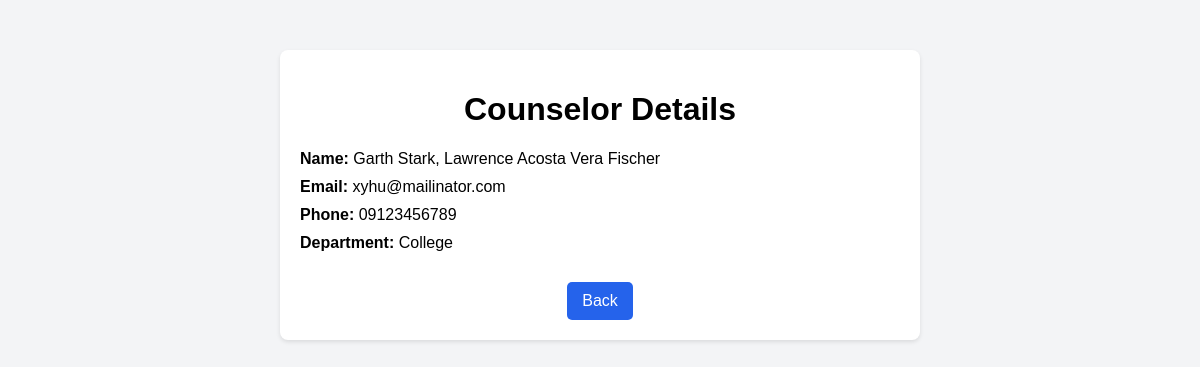
The app's page /HG/Counselors/viewcounsel.php?c_id=1, older data.
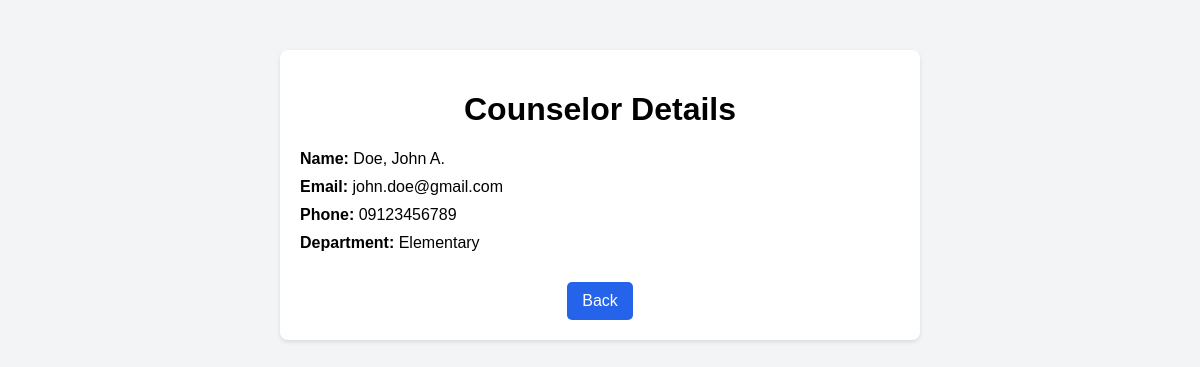
The same page, newer data.
### tables this page shows
CREATE TABLE `counselors` (
  `c_id` int(11) NOT NULL,
  `u_id` int(11) NOT NULL,
  `lname` varchar(50) NOT NULL,
  `fname` varchar(50) NOT NULL,
  `mname` varchar(50) DEFAULT NULL,
  `contact_num` varchar(15) NOT NULL,
  `email` varchar(100) NOT NULL,
  `c_level` varchar(20) NOT NULL,
  `c_image` varchar(225) NOT NULL
);

### HG/Counselors/viewcounsel.php (the view, shortened to what this page needs)
<?php
include $_SERVER['DOCUMENT_ROOT'].'/SGRMS/Database/db_connect.php';
$c_id = intval($_GET['c_id']);
$sql = "SELECT * FROM counselors WHERE c_id = ?";
$stmt = $conn->prepare($sql);
$stmt->bind_param("i", $c_id);
$stmt->execute();
$result = $stmt->get_result();
$row = $result->fetch_assoc();
?>
<!DOCTYPE html>
<html lang="en">
<head>
</head>
<body>
    <div class="container">
        <h1>Counselor Details</h1>
        <div class="info"><strong>Name:</strong> <?php echo htmlspecialchars($row['lname'] . ", " . $row['fname'] . " " . $row['mname']); ?></div>
        <div class="info"><strong>Email:</strong> <?php echo htmlspecialchars($row['email']); ?></div>
        <div class="info"><strong>Phone:</strong> <?php echo htmlspecialchars($row['contact_num']); ?></div>
        <div class="info"><strong>Department:</strong> <?php echo htmlspecialchars($row['c_level']); ?></div>
        <a href="counsel.php" class="back">Back</a>
    </div>
</body>
</html>

Row changes from the older to the newer data that the page shows:
changed counselors: lname+fname+mname "Garth Stark, Lawrence Acosta Vera Fischer" → "Doe, John A."; email "xyhu@mailinator.com" → "john.doe@gmail.com"; c_level "College" → "Elementary"
